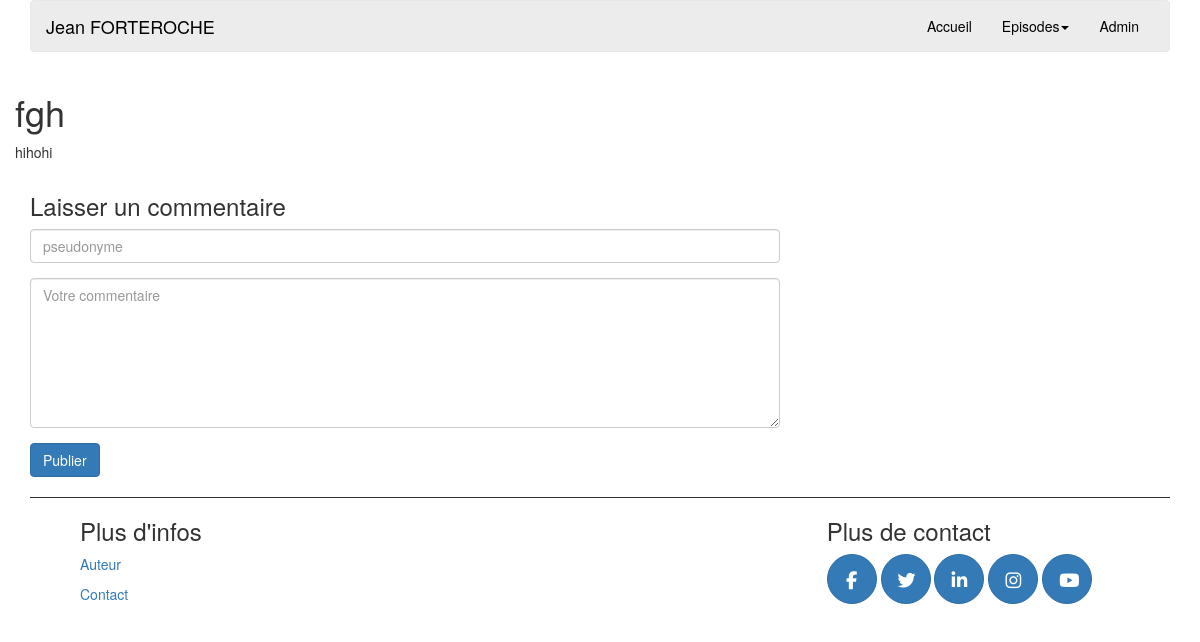
Page /?action=detailArticle&articleId=2 on the earlier database version.
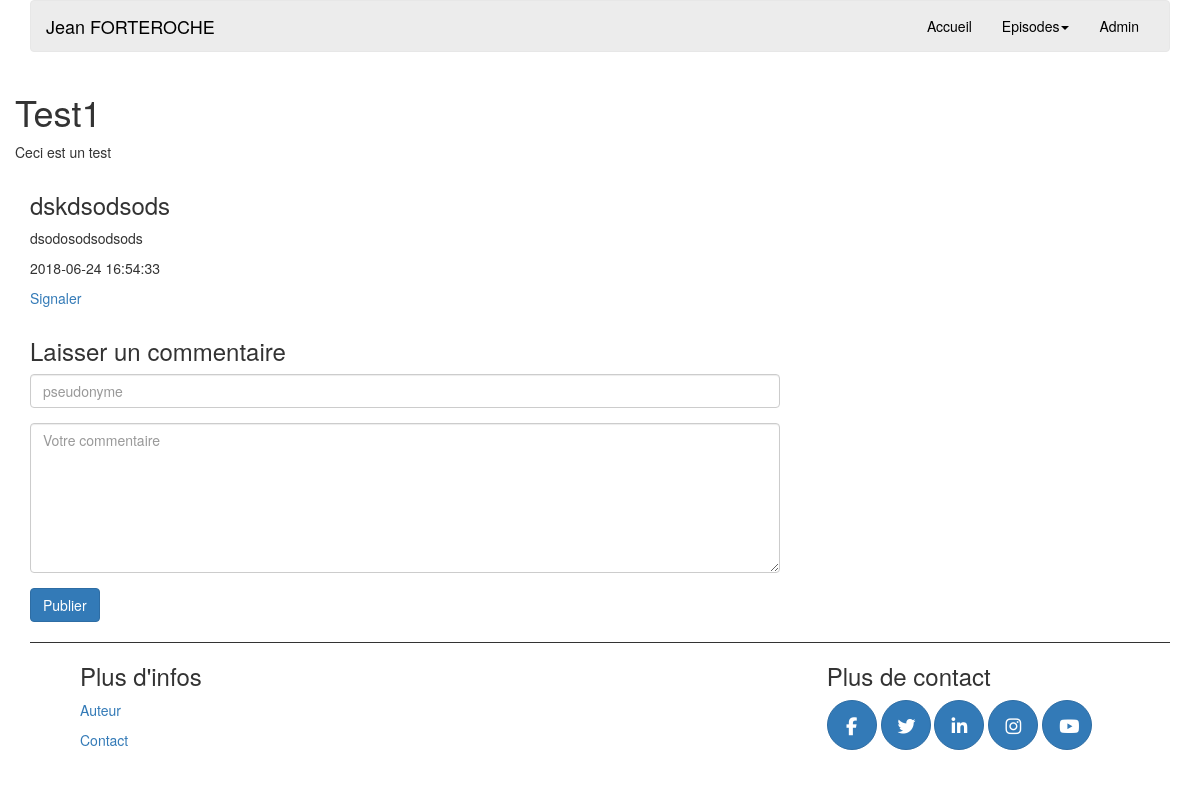
Same page on the later database version.
### tables this page shows
CREATE TABLE `listarticles` (
  `id` int(11) NOT NULL AUTO_INCREMENT,
  `titlearticles` varchar(255) NOT NULL,
  `content` text NOT NULL,
  `pseudonyme` varchar(255) NOT NULL,
  `creationDate` datetime NOT NULL,
  PRIMARY KEY (`id`)
);

CREATE TABLE `comments` (
  `id` int(11) NOT NULL AUTO_INCREMENT,
  `article_id` int(11) DEFAULT NULL,
  `pseudonyme` varchar(255) NOT NULL,
  `comments` text NOT NULL,
  `creationDate` datetime NOT NULL,
  `is_reported` tinyint(1) DEFAULT '0',
  PRIMARY KEY (`id`)
);

### controller/FrontendController.php (called while the page is built, shortened)
<?php
require_once('dao/ArticleDAO.php');
require_once('dao/CommentDAO.php');
class FrontendController
{
    private $articleDAO;
    private $commentDAO;
    public function __construct()
    {
        $this->articleDAO = new ArticleDAO();
        $this->commentDAO = new CommentDAO();
    }
    public function detailArticle($articleId)
    {
        $article = $this->articleDAO->getArticleById($articleId);
        $comments = $this->commentDAO->getCommentsByArticle($articleId);
        $articlesHeader = $this->articleDAO->getArticles();
        require_once('view/frontend/detailArticle.php');
    }
}

### index.php (called while the page is built, shortened)
<?php
$router = new Router();
$router->initRoutes($routes);
$router->run();

### dao/BaseDAO.php (called while the page is built, shortened)
<?php
class BaseDAO
{
    public function __construct()
    {
        $this->db = new PDO('mysql:host=localhost;dbname=projet4-membres;charset=utf8', 'root', '');
    }
}

### dao/ArticleDAO.php (called while the page is built, shortened)
<?php
require_once('BaseDAO.php');
require_once('model/Article.php');
require_once('model/comment.php');
class ArticleDAO extends BaseDAO
{
    public function getArticles()
    {
        $articlesDB = $this->db
            ->query('SELECT * FROM listarticles ORDER BY creationDate DESC')
            ->fetchAll();
        $articles = array();
        foreach ($articlesDB as $article) {
            array_push($articles, new Article($article['id'], $article['titlearticles'], $article['content'], $article['pseudonyme'], $article['creationDate']));
        }
        return $articles;
    }
    public function getArticleById($articleId)
    {
        $articleDB = $this->db
            ->query('SELECT * FROM listarticles WHERE id = ' . $articleId)
            ->fetch();
        return new Article($articleDB['id'], $articleDB['titlearticles'], $articleDB['content'], $articleDB['pseudonyme'], $articleDB['creationDate']);
    }
}

### model/Article.php (called while the page is built, shortened)
<?php
class Article
{
    private $id;
    private $title;
    private $content;
    public function __construct($id, $title, $content, $pseudonyme, $creationDate)
    {
        $this->id = $id;
        $this->title = $title;
        $this->content = $content;
    }
    public function getId()
    {
        return $this->id;
    }
    public function getTitle()
    {
        return $this->title;
    }
    public function getContent()
    {
        return $this->content;
    }
}

### dao/CommentDAO.php (called while the page is built, shortened)
<?php
class commentDAO extends BaseDAO
{
    public function getCommentsByArticle($articleId)
    {
        $commentsdb = $this->db->query('SELECT * FROM comments WHERE article_id = ' . $articleId)->fetchAll();
        $comments = array();
        foreach ($commentsdb as $comment) {
            array_push($comments, new Comment($comment['id'], $comment['article_id'], $comment['pseudonyme'], $comment['comments'], $comment['creationDate'], $comment["is_reported"]));
        }
        return $comments;
    }
}

### model/Comment.php (called while the page is built, shortened)
<?php
class Comment
{
    private $id;
    private $pseudonyme;
    private $comments;
    private $creationDate;
    private $isReported;
    public function __construct($id, $articleId, $pseudonyme, $comments, $creationDate, $isReported)
    {
        $this->id = $id;
        $this->pseudonyme = $pseudonyme;
        $this->comments = $comments;
        $this->creationDate = $creationDate;
        $this->isReported = $isReported;
    }
    public function isReported()
    {
        return $this->isReported;
    }
    public function getId()
    {
        return $this->id;
    }
    public function getPseudonyme()
    {
        return $this->pseudonyme;
    }
    public function getComments()
    {
        return $this->comments;
    }
    public function getCreationDate()
    {
        return $this->creationDate;
    }
}

### view/common/public_menu.php (the view, shortened to what the changed rows need)
<nav class="navbar navbar-default">
  <div class="container-fluid">
    <div class="navbar-header">
      <a class="navbar-brand" href="/">Jean FORTEROCHE</a>
    </div>
    <div class="collapse navbar-collapse" id="bs-example-navbar-collapse-1">
      <ul class="nav navbar-nav navbar-right">
        <li><a href="/">Accueil</a></li>
        <li class="dropdown">
          <a href="#" class="dropdown-toggle" data-toggle="dropdown" role="button" aria-haspopup="true" aria-expanded="false">Episodes<span class="caret"></span></a>
        </li>
        <li>
            <?php if(!isset($isConnected) || !$isConnected) { ?>
              <a href="?action=adminHome">Admin</a>
            <?php } ?>
        </li>
      </ul>
    </div>
  </div>
</nav>

### view/frontend/detailArticle.php (shortened to what the changed rows need)
<!DOCTYPE html>
<html>
<head>
    <?php include("view/common/public_head.php"); ?>
</head>
<body>
  <div class="container">
  <header>
    <?php include("view/common/public_menu.php"); ?>
  </header>
  <section class="row">
    <h1><?php echo $article->getTitle(); ?></h1>
    <p><?php echo $article->getContent(); ?></p>
    <div class="col-md-6">
      <?php foreach ($comments as $comment) { ?>
        <h3><?php echo $comment->getPseudonyme(); ?></h3>
        <p><?php echo $comment->getComments(); ?></p>
        <p><?php echo $comment->getCreationDate(); ?></p>
        <p>
            <?php if (!$comment->isReported()) { ?>
              <a href="?action=reportComment&commentId=<?php echo $comment->getId(); ?>">Signaler</a>
            <?php } ?>
        </p>
      <?php } ?>
    </div>
      <div class="col-md-8">
      <h3>Laisser un commentaire</h2>
      <form method="POST" action="?action=addComment&articleId=<?php echo $article->getId(); ?>">
      <div class="form-group">
        <input type="text" name="pseudonyme" placeholder="pseudonyme" class="form-control" required>
      </div>
      <div class="form-group">
        <textarea id="textarea" name="content" placeholder="Votre commentaire" class="form-control" required></textarea>
      </div>
      <button type="submit" class="btn btn-primary">Publier</button>
    </form>
    </div>
  </section>
  <?php include("view/common/public_footer.php"); ?>
  </div>
</body>
</html>

Differences in the rows shown:
changed listarticles: titlearticles "fgh" → "Test1"; content "hihohi" → "Ceci est un test"
added comments: pseudonyme "dskdsodsods", comments "dsodosodsodsods", creationDate "2018-06-24 16:54:33"
